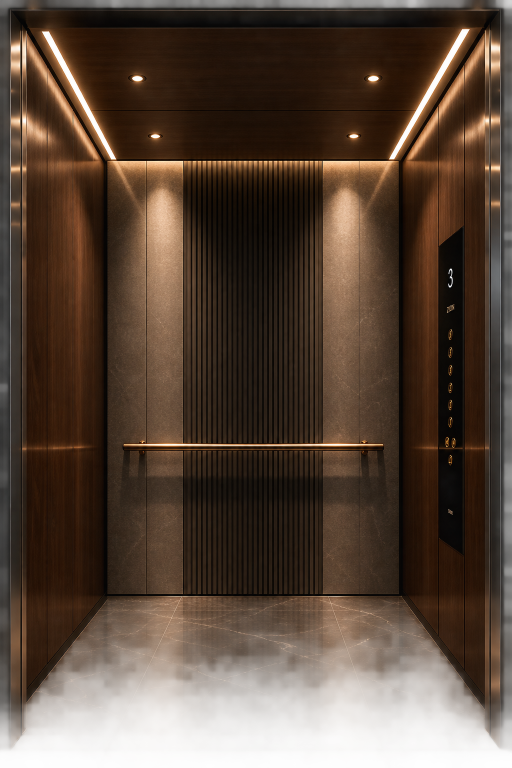
#> input picture Zion HD Photos - Generated/lift-chatgpt-generated.png, 1024 x 1536 px, found by its file name (shown at 1/2 size); its folder holds only this picture in this run
$ python build_images.py
#> lines starting #> are read from the running program, lines starting #| are printed output that depends on the picture
# -*- coding: utf-8 -*-
"""Optimise Zion source imagery into responsive webp/jpg sets for the React app."""
import pathlib
from PIL import Image, ImageOps

ROOT = pathlib.Path(r"d:\Projects\Zion Lifts")
PUB  = ROOT / "frontend" / "public" / "media"

WIDTHS = [480, 960, 1600, 2400]

def emit(src: pathlib.Path, out_dir: pathlib.Path, slug: str, widths=WIDTHS, cover=None,
         upscale=False):
#> called with slug = 'cabin-hero', upscale = True
    out_dir.mkdir(parents=True, exist_ok=True)
    im = Image.open(src)
#> im is the input picture: PIL image 1024x1536 RGBA; mean R, G, B, A 62, 42.2, 27.5, 218.2
    im = ImageOps.exif_transpose(im)
    if im.mode in ("RGBA", "P", "LA"):
        bg = Image.new("RGB", im.size, (12, 12, 12))
#> bg: PIL image 1024x1536 RGB; every value is 12
        im = im.convert("RGBA")
        bg.paste(im, mask=im.split()[-1])
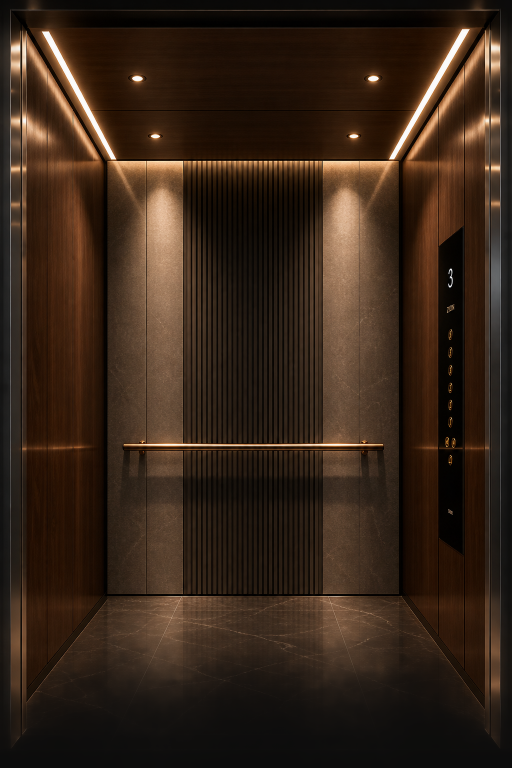
#> bg: PIL image 1024x1536 RGB (shown at 1/2 size); mean R, G, B 54.4, 37.3, 24.7
        im = bg
    else:
        im = im.convert("RGB")
    if cover:
        im = ImageOps.fit(im, cover, Image.LANCZOS, centering=(0.5, 0.45))
    made = []
    for w in widths:
        if w > im.width * 1.05 and not upscale:
            continue
        h = round(im.height * w / im.width)
        r = im.resize((w, h), Image.LANCZOS)
        r.save(out_dir / f"{slug}-{w}.webp", "WEBP", quality=82, method=6)
        made.append(w)
#> this loop made 3 passes
#> pass 1, in emit, `r = im.resize((w, h), Image.LANCZOS)`:
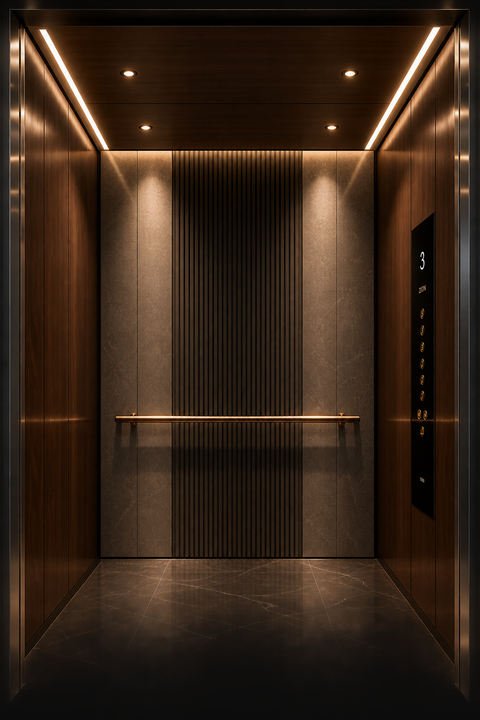
#> r: PIL image 480x720 RGB; mean R, G, B 54.4, 37.3, 24.7
#> after the loop, made = [480, 960, 1600]
    # jpg fallback at the largest emitted width
    fw = made[-1] if made else im.width
#> fw = 1600
    fh = round(im.height * fw / im.width)
#> fh = 2400
    im.resize((fw, fh), Image.LANCZOS).save(out_dir / f"{slug}.jpg", "JPEG",
                                            quality=84, optimize=True, progressive=True)
    print(f"  {slug}: {made} ({im.width}x{im.height} source)")
#|   cabin-hero: [480, 960, 1600] (1024x1536 source)
    return made


def main():
    # ---- 1. Luxury installation photography (10) --------------------------
    src = ROOT / "Zion HD Photos - Generated"
    # Named renders are emitted under their own slug. They are excluded from the
    # numbered set because the sort key reads digits out of the stem, so a file
    # without any would sort to the front and renumber every interior after it.
    NAMED = {"lift-chatgpt-generated": (PUB / "cabin", "cabin-hero")}
    files = sorted(
        (f for f in src.glob("*.png") if f.stem not in NAMED),
        key=lambda p: int("".join(c for c in p.stem if c.isdigit()) or 0),
    )
    print("interiors:")
    for i, f in enumerate(files, 1):
        emit(f, PUB / "interiors", f"interior-{i:02d}")
    # The configurator hero. Its source is only 1024 wide, but `cabin` declares a
    # 1600 step in lib/media.js — without the upscale that entry 404s and the
    # SPA fallback serves index.html into an <img>. Upscaling a smooth render is
    # cheaper than teaching the srcset helper about per-file widths.
    for stem, (out, slug) in NAMED.items():
        f = src / f"{stem}.png"
        if f.exists():
            print(f"{slug}:")
            emit(f, out, slug, widths=[480, 960, 1600], upscale=True)

    # ---- 2. Product renders ----------------------------------------------
    groups = {
        "capsule": "Zion Website/Capsule",
        "car-stacker": "Zion Website/Car Stacker Lift",
        "dumbwaiter": "Zion Website/Dumb Waiter",
    }
    for slug, rel in groups.items():
        d = ROOT / rel
        seen = set()
        n = 0
        print(f"{slug}:")
        for f in sorted(d.glob("*.png")):
            key = f.stem.split("_")[2] if f.stem.count("_") >= 2 else f.stem
            if key in seen:
                continue
            seen.add(key)
            n += 1
            emit(f, PUB / "products", f"{slug}-{n:02d}")

    # ---- 2b. Building contexts -------------------------------------------
    # One render per context in the "Every building has a different rhythm"
    # section, keyed to the CONTEXTS slugs in pages/home/Ascent.jsx.
    contexts = {
        "villa": "Villa",
        "apartment": "Apartment",
        "hotel": "Hospitality",
        "office": "Office",
        "hospital": "Hospital",
        "industrial": "Industrial",
    }
    cd = ROOT / "Zion Website" / "section 1"
    if cd.is_dir():
        print("contexts:")
        for slug, stem in contexts.items():
            f = cd / f"{stem}.png"
            if f.exists():
                emit(f, PUB / "contexts", f"context-{slug}")

    # ---- 2f. Configurator finishes ---------------------------------------
    # One cabin render per selectable finish, keyed `<category>-<slug>` so the
    # configurator can derive a path from a choice without a lookup table. The
    # slugs are the finishes API's own; the file names are the photographer's.
    FINISHES = {
        "ceiling": {
            "perimete cove f": "light-cove",
            "recessed spots": "light-spots",
            "star lights": "light-starlight",
            "linear channel": "light-linear",
        },
        "wall finish": {
            "stainless steel": "material-brushed-steel",
            "antique brass": "material-antique-brass",
            "rose gold mirror": "material-rose-gold",
            "walnut veneer": "material-walnut",
            "stone laminate": "material-stone-grey",
        },
        "Flooring": {
            "granite": "floor-granite",
            "marble": "floor-marble",
            "vinyl": "floor-vinyl",
            "steel chequer plate": "floor-chequer",
        },
        "Touch Panels": {
            "steel": "control-brushed-cop",
            "capacitive touch": "control-touch-cop",
            "Braille": "control-braille-cop",
        },
        "lift doors": {
            "two door lift": "door-centre-auto",
            "side collapse lift": "door-side-auto",
            "glass automatic lift": "door-glass-auto",
            "manual grill": "door-manual-swing",
        },
    }
    print("finishes:")
    for folder, names in FINISHES.items():
        d = ROOT / "Zion Website" / folder
        for stem, slug in names.items():
            f = d / f"{stem}.png"
            if f.exists():
                emit(f, PUB / "finishes", slug, widths=[480, 960, 1600], upscale=True)
            else:
                print(f"  MISSING {folder}/{stem}.png")

    # ---- 2g. Engineering feature cards -----------------------------------
    # One photograph per claim in "Four things a lift is judged on". The sources
    # are 4:3, which is the frame's own ratio, so nothing is cropped.
    FEATURES = {
        "floor levelling within ...": "eng-precision",
        "no gear box": "eng-silence",
        "steel weges": "eng-safety",
        "everystart and stop is curve": "eng-performance",
    }
    fd = ROOT / "Zion Website" / "feature cards"
    print("engineering:")
    for stem, slug in FEATURES.items():
        f = fd / f"{stem}.png"
        if f.exists():
            emit(f, PUB / "engineering", slug, widths=[480, 960, 1600], upscale=True)
        else:
            print(f"  MISSING feature cards/{stem}.png")

    # ---- 2e. Certification marks ------------------------------------------
    # These are painted through a CSS mask in the accent colour, so all the file
    # has to carry is coverage in its alpha channel. Most of the source logos
    # are one solid ink on transparency, so their own alpha IS the shape. TUV
    # SUD is a filled octagon with a white centre and its alpha covers the whole
    # badge, so its shape has to be keyed off luminance or it masks to a blob.
    import numpy as np

    def _alpha(a):
        return a[..., 3] / 255

    def _ink(a, cut=0.78, soft=0.10):
        lum = a[..., 0] * 0.2126 + a[..., 1] * 0.7152 + a[..., 2] * 0.0722
        return np.clip((cut - lum) / soft, 0, 1) * (a[..., 3] / 255)

    CERTS = {
        "TUV_SUD": ("cert-tuv-sud", _ink),
        "CE": ("cert-ce", _alpha),
        "Iso": ("cert-iso", _alpha),
        "En": ("cert-en", _alpha),
        "ISI": ("cert-isi", _alpha),
    }
    cdir = ROOT / "Zion Website" / "Certifications"
    out = PUB / "certs"
    out.mkdir(parents=True, exist_ok=True)
    print("certs:")
    for stem, (slug, fn) in CERTS.items():
        f = cdir / f"{stem}.png"
        if not f.exists():
            continue
        a = np.asarray(Image.open(f).convert("RGBA"), dtype=np.float32)
        m = fn(a)
        ys, xs = np.nonzero(m > 0.06)
        m = m[ys.min():ys.max() + 1, xs.min():xs.max() + 1]
        rgba = np.zeros((*m.shape, 4), np.uint8)
        rgba[..., :3] = 255
        rgba[..., 3] = (m * 255).round()
        img = Image.fromarray(rgba, "RGBA")
        s = 360 / max(img.size)
        img = img.resize((max(1, round(img.width * s)), max(1, round(img.height * s))), Image.LANCZOS)
        img.save(out / f"{slug}.png")
        print(f"  {slug}: {img.size}")

    # ---- 2d. The installation journey ------------------------------------
    # Four stages of one lift, in narrative order. The sources are ~1100px
    # portraits and lib/media.js promises a 1600 step for this bucket, so the
    # top size is upscaled rather than skipped — a missing width 404s and the
    # SPA fallback hands index.html to an <img>.
    JOURNEY = [
        ("Blueprint", "process-blueprint"),
        ("Structure", "process-structure"),
        ("Finished lift", "process-finished"),
        ("in the building", "process-building"),
    ]
    print("process:")
    for stem, slug in JOURNEY:
        f = ROOT / "Zion Website" / f"{stem}.png"
        if f.exists():
            emit(f, PUB / "process", slug, widths=[480, 960, 1600], upscale=True)

    # ---- 2c. Cabin specifications ----------------------------------------
    # One render per specification in the cabin section, keyed to the SPECS
    # slugs in pages/home/Cabin.jsx.
    specs = {
        "ceiling": "ceiling 1",
        "walls": "wall and",
        "flooring": "Flooring",
        "panel": "Control panel",
        "doors": "door and entrance",
    }
    sd = ROOT / "Zion Website" / "section 2"
    if sd.is_dir():
        print("cabin:")
        for slug, stem in specs.items():
            f = sd / f"{stem}.png"
            if f.exists():
                emit(f, PUB / "cabin", f"cabin-{slug}", widths=[480, 960, 1600])

    # ---- 3. Real project photo -------------------------------------------
    p = ROOT / "videos-20260828T181837Z-1-004" / "Zion pics-videos" / "16. Lekha Nilayam" / "Photos" / "AVP06751.jpg"
    if p.exists():
        print("projects:")
        emit(p, PUB / "projects", "lekha-nilayam-01")

    # ---- 4. Logos ---------------------------------------------------------
    ld = PUB / "brand"
    ld.mkdir(parents=True, exist_ok=True)
    for n, slug in ((1, "mark"), (2, "lockup"), (3, "alt")):
        f = ROOT / "logos" / f"{n}.png"
        if not f.exists():
            continue
        im = ImageOps.exif_transpose(Image.open(f)).convert("RGBA")
        # trim the white field so the mark can sit on dark grounds
        bbox = im.convert("RGB").point(lambda v: 0 if v > 244 else 255).convert("L").getbbox()
        if bbox:
            im = im.crop(bbox)
        # white -> transparent
        px = im.load()
        for y in range(im.height):
            for x in range(im.width):
                r, g, b, a = px[x, y]
                if r > 238 and g > 238 and b > 238:
                    px[x, y] = (r, g, b, 0)
        im.save(ld / f"{slug}.png", "PNG", optimize=True)
        im.resize((round(im.width * 512 / im.height), 512) if im.height > 512 else im.size,
                  Image.LANCZOS).save(ld / f"{slug}.webp", "WEBP", quality=92)
        print(f"  brand/{slug}: {im.width}x{im.height}")

if __name__ == "__main__":
    main()
    print("ALL IMAGES DONE")
